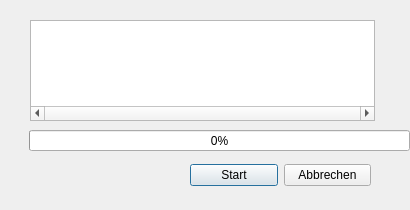
<?xml version="1.0" encoding="UTF-8"?>
<ui version="4.0">
 <class>ProgressDialog</class>
 <widget class="QDialog" name="ProgressDialog">
  <property name="windowModality">
   <enum>Qt::ApplicationModal</enum>
  </property>
  <property name="geometry">
   <rect>
    <x>0</x>
    <y>0</y>
    <width>410</width>
    <height>210</height>
   </rect>
  </property>
  <property name="minimumSize">
   <size>
    <width>410</width>
    <height>210</height>
   </size>
  </property>
  <property name="maximumSize">
   <size>
    <width>410</width>
    <height>10000</height>
   </size>
  </property>
  <property name="windowTitle">
   <string>Fortschritt</string>
  </property>
  <widget class="QProgressBar" name="progress_bar">
   <property name="geometry">
    <rect>
     <x>29</x>
     <y>130</y>
     <width>381</width>
     <height>21</height>
    </rect>
   </property>
   <property name="value">
    <number>0</number>
   </property>
  </widget>
  <widget class="QTextEdit" name="log_edit">
   <property name="geometry">
    <rect>
     <x>30</x>
     <y>20</y>
     <width>345</width>
     <height>101</height>
    </rect>
   </property>
   <property name="horizontalScrollBarPolicy">
    <enum>Qt::ScrollBarAlwaysOn</enum>
   </property>
   <property name="lineWrapMode">
    <enum>QTextEdit::NoWrap</enum>
   </property>
   <property name="readOnly">
    <bool>true</bool>
   </property>
  </widget>
  <widget class="QWidget" name="horizontalLayoutWidget">
   <property name="geometry">
    <rect>
     <x>190</x>
     <y>160</y>
     <width>181</width>
     <height>31</height>
    </rect>
   </property>
   <layout class="QHBoxLayout" name="horizontalLayout">
    <item>
     <widget class="QPushButton" name="startButton">
      <property name="text">
       <string>Start</string>
      </property>
     </widget>
    </item>
    <item>
     <widget class="QPushButton" name="cancelButton">
      <property name="text">
       <string>Abbrechen</string>
      </property>
     </widget>
    </item>
   </layout>
  </widget>
 </widget>
 <resources/>
 <connections/>
</ui>
